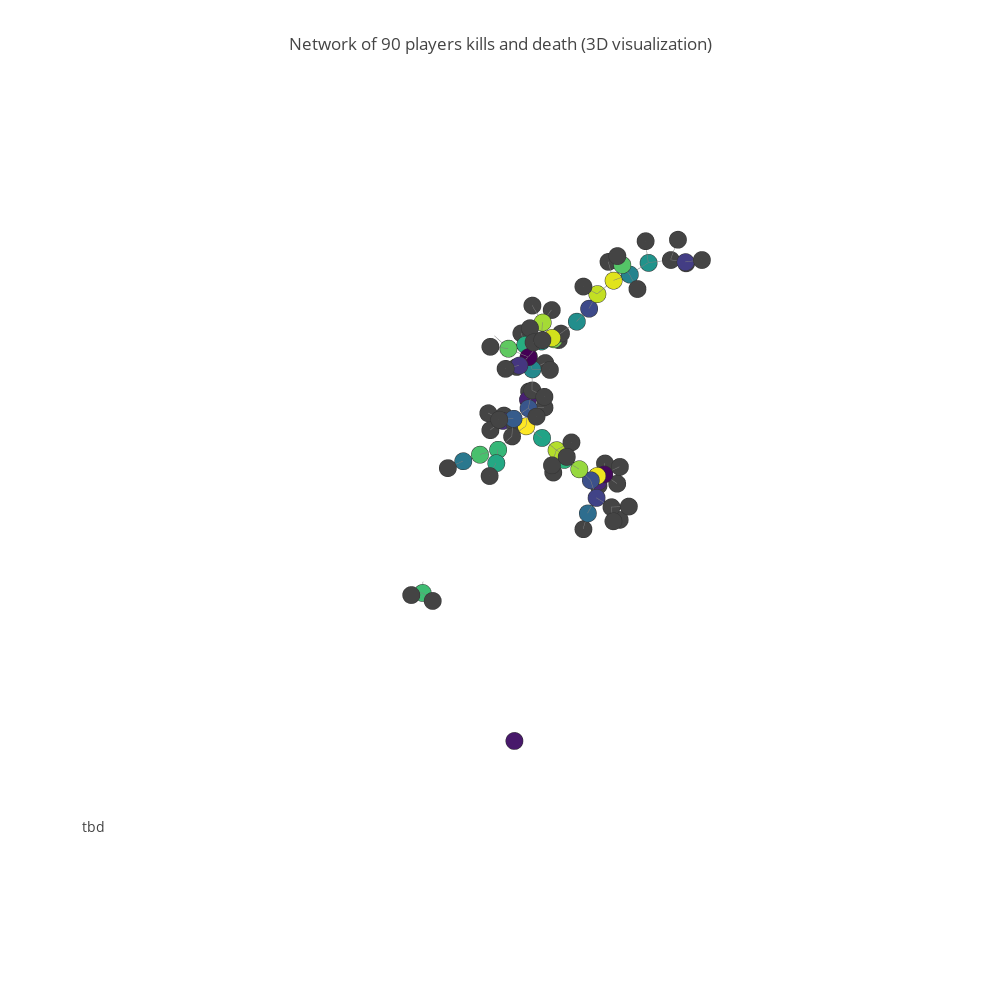

The cell this chart's notebook holds for it:
### Code cell
data=Data([trace1, trace2])
fig=Figure(data=data, layout=layout)

iplot(fig, filename='graph')
